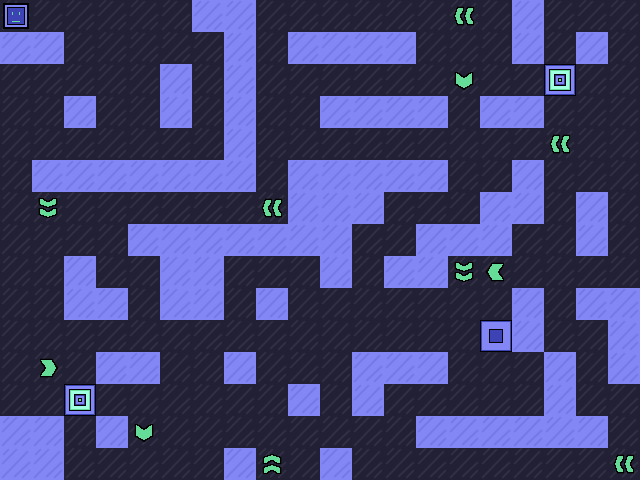

Rendered tile map (Tiled .tmx) drawn with the repository's tilesets; below, a short description and the map source with its tile grids summarised:
An orthogonal 20x15 tile map with 32x32 px tiles, 2 tile layers (background, entities), 2 tilesets.

<map version="1.2" tiledversion="1.3.5" orientation="orthogonal" renderorder="right-down" width="20" height="15" tilewidth="32" tileheight="32" infinite="0" nextlayerid="3" nextobjectid="1">
 <tileset firstgid="1" name="bgTiles" tilewidth="32" tileheight="32" tilecount="64" columns="8">
  <image source="../spritesheets/levelSpritesheet.png" width="256" height="256" />
  <tile id="0">
   <properties>
    <property name="parity" type="int" value="2" />
   </properties>
  </tile>
  <tile id="1">
   <properties>
    <property name="parity" type="int" value="1" />
   </properties>
  </tile>
 </tileset>
 <tileset firstgid="65" name="entityTiles" tilewidth="32" tileheight="32" tilecount="64" columns="8">
  <image source="../spritesheets/entitySpritesheet.png" width="256" height="256" />
  <tile id="0">
   <properties>
    <property name="name" value="diamond" />
    <property name="parity" type="int" value="2" />
   </properties>
  </tile>
  <tile id="1">
   <properties>
    <property name="name" value="diamond" />
    <property name="parity" type="int" value="1" />
   </properties>
  </tile>
  <tile id="4">
   <properties>
    <property name="direction" type="int" value="3" />
    <property name="name" value="boost" />
    <property name="parity" type="int" value="1" />
    <property name="power" type="int" value="1" />
   </properties>
  </tile>
  <tile id="5">
   <properties>
    <property name="direction" type="int" value="1" />
    <property name="name" value="boost" />
    <property name="parity" type="int" value="1" />
    <property name="power" type="int" value="1" />
   </properties>
  </tile>
  <tile id="6">
   <properties>
    <property name="direction" type="int" value="4" />
    <property name="name" value="boost" />
    <property name="parity" type="int" value="1" />
    <property name="power" type="int" value="20" />
   </properties>
  </tile>
  <tile id="7">
   <properties>
    <property name="direction" type="int" value="2" />
    <property name="name" value="boost" />
    <property name="parity" type="int" value="1" />
    <property name="power" type="int" value="20" />
   </properties>
  </tile>
  <tile id="8">
   <properties>
    <property name="direction" type="int" value="1" />
    <property name="name" value="player" />
    <property name="parity" type="int" value="2" />
   </properties>
  </tile>
  <tile id="9">
   <properties>
    <property name="direction" type="int" value="3" />
    <property name="name" value="player" />
    <property name="parity" type="int" value="2" />
   </properties>
  </tile>
  <tile id="10">
   <properties>
    <property name="direction" type="int" value="4" />
    <property name="name" value="player" />
    <property name="parity" type="int" value="2" />
   </properties>
  </tile>
  <tile id="11">
   <properties>
    <property name="direction" type="int" value="2" />
    <property name="name" value="player" />
    <property name="parity" type="int" value="2" />
   </properties>
  </tile>
  <tile id="12">
   <properties>
    <property name="direction" type="int" value="4" />
    <property name="name" value="boost" />
    <property name="parity" type="int" value="1" />
    <property name="power" type="int" value="1" />
   </properties>
  </tile>
  <tile id="13">
   <properties>
    <property name="direction" type="int" value="2" />
    <property name="name" value="boost" />
    <property name="parity" type="int" value="1" />
    <property name="power" type="int" value="1" />
   </properties>
  </tile>
  <tile id="14">
   <properties>
    <property name="direction" type="int" value="1" />
    <property name="name" value="boost" />
    <property name="parity" type="int" value="1" />
    <property name="power" type="int" value="20" />
   </properties>
  </tile>
  <tile id="15">
   <properties>
    <property name="direction" type="int" value="3" />
    <property name="name" value="boost" />
    <property name="parity" type="int" value="1" />
    <property name="power" type="int" value="20" />
   </properties>
  </tile>
  <tile id="16">
   <properties>
    <property name="name" value="receptor" />
    <property name="parity" type="int" value="2" />
    <property name="shape" value="player" />
   </properties>
  </tile>
  <tile id="17">
   <properties>
    <property name="name" value="receptor" />
    <property name="parity" type="int" value="2" />
    <property name="shape" value="diamond" />
   </properties>
  </tile>
  <tile id="18">
   <properties>
    <property name="name" value="portal" />
    <property name="parity" type="int" value="2" />
   </properties>
  </tile>
  <tile id="20">
   <properties>
    <property name="direction" type="int" value="3" />
    <property name="name" value="boost" />
    <property name="parity" type="int" value="2" />
    <property name="power" type="int" value="1" />
   </properties>
  </tile>
  <tile id="21">
   <properties>
    <property name="direction" type="int" value="1" />
    <property name="name" value="boost" />
    <property name="parity" type="int" value="2" />
    <property name="power" type="int" value="1" />
   </properties>
  </tile>
  <tile id="22">
   <properties>
    <property name="direction" type="int" value="4" />
    <property name="name" value="boost" />
    <property name="parity" type="int" value="2" />
    <property name="power" type="int" value="20" />
   </properties>
  </tile>
  <tile id="23">
   <properties>
    <property name="direction" type="int" value="2" />
    <property name="name" value="boost" />
    <property name="parity" type="int" value="2" />
    <property name="power" type="int" value="20" />
   </properties>
  </tile>
  <tile id="24">
   <properties>
    <property name="name" value="receptor" />
    <property name="parity" type="int" value="1" />
    <property name="shape" value="player" />
   </properties>
  </tile>
  <tile id="25">
   <properties>
    <property name="name" value="receptor" />
    <property name="parity" type="int" value="1" />
    <property name="shape" value="diamond" />
   </properties>
  </tile>
  <tile id="26">
   <properties>
    <property name="name" value="portal" />
    <property name="parity" type="int" value="1" />
   </properties>
  </tile>
  <tile id="28">
   <properties>
    <property name="direction" type="int" value="4" />
    <property name="name" value="boost" />
    <property name="parity" type="int" value="2" />
    <property name="power" type="int" value="1" />
   </properties>
  </tile>
  <tile id="29">
   <properties>
    <property name="direction" type="int" value="2" />
    <property name="name" value="boost" />
    <property name="parity" type="int" value="2" />
    <property name="power" type="int" value="1" />
   </properties>
  </tile>
  <tile id="30">
   <properties>
    <property name="direction" type="int" value="1" />
    <property name="name" value="boost" />
    <property name="parity" type="int" value="2" />
    <property name="power" type="int" value="20" />
   </properties>
  </tile>
  <tile id="31">
   <properties>
    <property name="direction" type="int" value="3" />
    <property name="name" value="boost" />
    <property name="parity" type="int" value="2" />
    <property name="power" type="int" value="20" />
   </properties>
  </tile>
 </tileset>
 <layer id="1" name="background" width="20" height="15">
  <data>[300 cells, 300 non-empty, 2 distinct tile ids]</data>
 </layer>
 <layer id="2" name="entities" width="20" height="15">
  <data>[300 cells, 15 non-empty, 9 distinct tile ids]</data>
 </layer>
</map>
